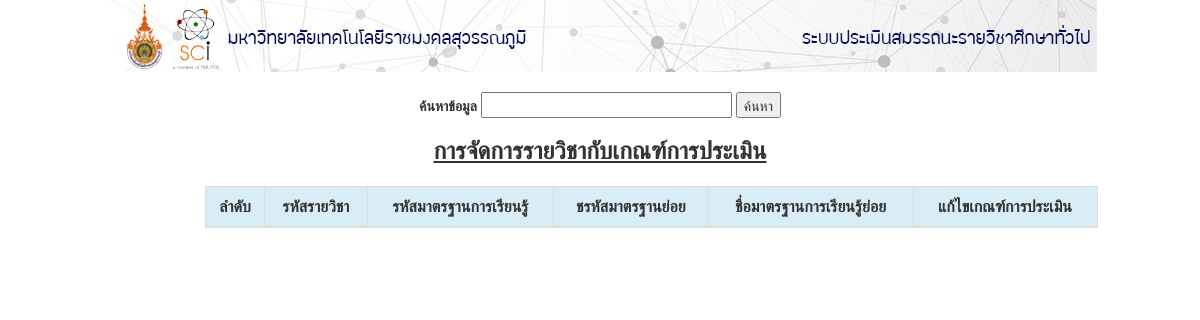
Page /select_course_criterion.php on the earlier database version.
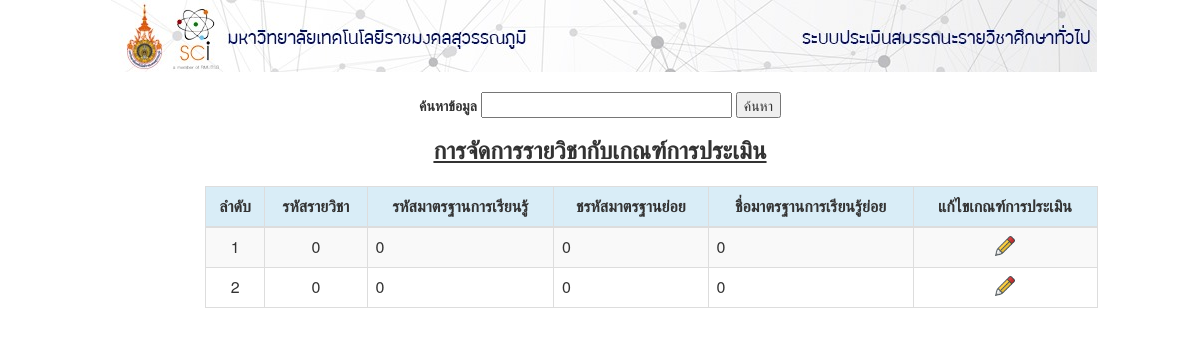
Same page on the later database version.
### tables this page shows
CREATE TABLE `criterion` (
  `id_criterion` int(10) NOT NULL,
  `d_id2` int(10) NOT NULL,
  `id` int(10) NOT NULL,
  `id_small` int(10) NOT NULL,
  `std_name` int(100) NOT NULL,
  `choose` varchar(10) NOT NULL
);

### select_course_criterion.php (the view, shortened to what this page needs)
<center><img src="header.jpg"></center>
<form method="get" id="form" enctype="multipart/form-data" action="" >
<BR><strong><center>ค้นหาข้อมูล</strong>
	<input type="text" name="search" size="30" value="" autocomplete="off">
	<input type="submit" value="ค้นหา"></center>
</form>
<font size ="5" ><center><b><u>การจัดการรายวิชากับเกณฑ์การประเมิน</b></u></center></font>
<?php
include_once('conn.php');
$search = isset($_GET['search']) ? $_GET['search']:'';
mysqli_query($conn, "SET NAMES 'utf8' ");
	$page_rows = 15;
	$pagenum = 1;
	$limit = 'LIMIT ' .($pagenum - 1) * $page_rows .',' .$page_rows;
	$nquery=mysqli_query($conn,"SELECT * from  criterion WHERE d_id2 LIKE '%$search%' OR d_id2 LIKE '%$search%' $limit");
?>
<!DOCTYPE html>
<html>
	<head>
		<link rel="stylesheet" href="https://maxcdn.bootstrapcdn.com/bootstrap/3.3.6/css/bootstrap.min.css"" rel="nofollow">
	</head>
	<body>
		<div rel="nofollow">
			<div style="height: 20px;"></div>
			<div class="row">
				<div class="col-lg-2">
				</div>
				<div class="col-lg-9">
					<table width="80%" class="table table-striped table-bordered table-hover">
						<thead>
							<tr class="info" >
							<th><center>ลำดับ</th>
							<th><center>รหัสรายวิชา</th>
							<th><center>รหัสมาตรฐานการเรียนรู้</th>
							<th><center>ชรหัสมาตรฐานย่อย</th>
							<th><center>ชื่อมาตรฐานการเรียนรู้ย่อย</th>
							<th><center>แก้ไขเกณฑ์การประเมิน</th>
							</tr>
						</thead>
						<tbody>
							<?php
								while($crow = mysqli_fetch_array($nquery)){
							?>
							<tr>
                                <td><center><?php echo $crow['id_criterion']; ?></td>
								<td><center><?php echo $crow['d_id2']; ?></td>
								<td><?php echo $crow['id']; ?></td>
								<td><?php echo $crow['id_small']; ?></td>
								<td><?php echo $crow['std_name']; ?></td>
								<td><center><?php echo "<a href = 'insert_form_course_asm.php?id_criterion=".$crow['id_criterion']."'><img src='edit.png' width='20px' height='20px'></a></td></a>"; ?></td>
							</tr>
							<?php
									}
							?>
						</tbody>
					</table>
				</div>
				<div class="col-lg-2">
				</div>
			</div>
		</div>
	</body>
</html>

Differences in the rows shown:
added criterion: id_criterion "1", d_id2 "0", id "0", id_small "0", std_name "0"
added criterion: id_criterion "2", d_id2 "0", id "0", id_small "0", std_name "0"
